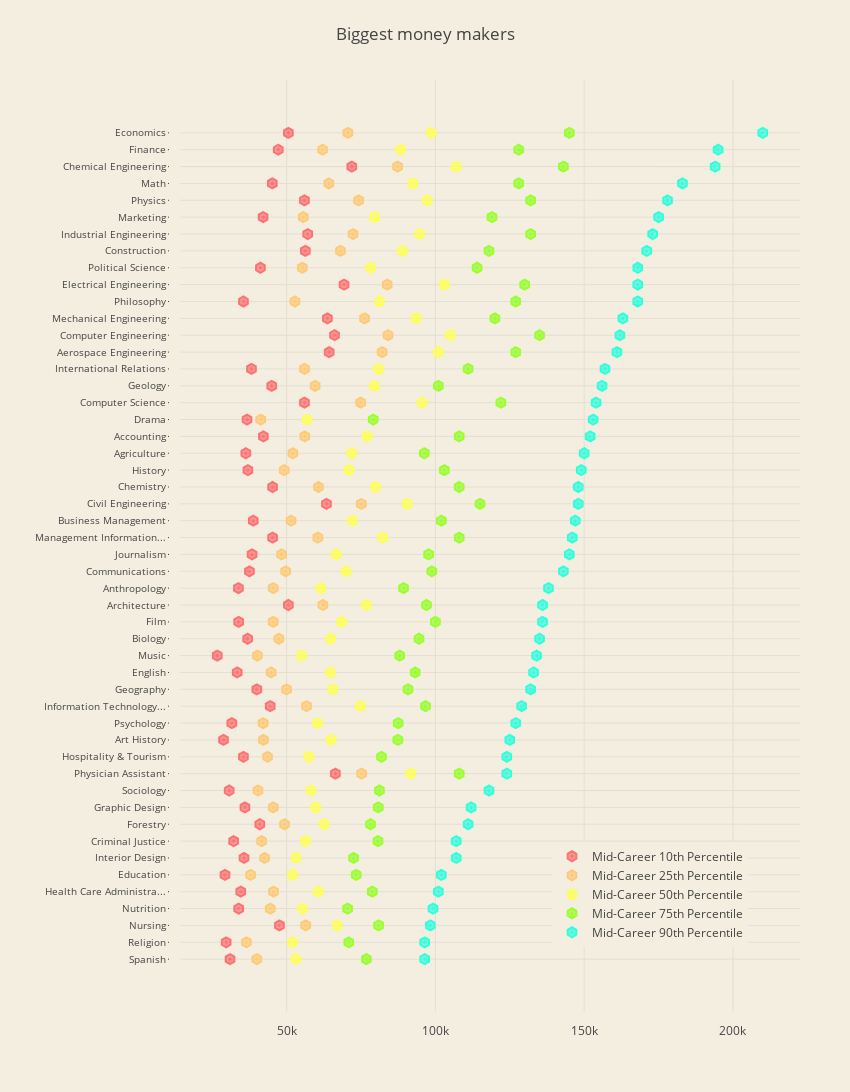

Write notebook code for a chart like this one.
### Markdown cell above
### 3.5. Biggest money makers
<a id="biggest_money_makers"></a>

### Code cell
# Sorted dataset
majors_sort_mid90 = majors.sort_values("mid_p90", ascending=True)

# Method that shortens long texts
def cut_name(x):
    if len(x) <= 25:
        return x
    else:
        return x[0:22] + "..."

# Prepared information
traces = {
    "mid_p10" : {
        "name" : "Mid-Career 10th Percentile",
        "color" : "rgba(255, 114, 114, 0.7)",
        "line_color" : "rgba(255, 114, 114, 1.0)"
    },
    "mid_p25" : {
        "name" : "Mid-Career 25th Percentile",
        "color" : "rgba(255, 202, 120, 0.7)",
        "line_color" : "rgba(255, 202, 120, 1.0)"
    },
    "mid_p50" : {
        "name" : "Mid-Career 50th Percentile",
        "color" : "rgba(253, 255, 88, 0.7)",
        "line_color" : "rgba(253, 255, 88, 1.0)"
    },
    "mid_p75" : {
        "name" : "Mid-Career 75th Percentile",
        "color" : "rgba(153, 255, 45, 0.7)",
        "line_color" : "rgba(153, 255, 45, 1.0)"
    },
    "mid_p90" : {
        "name" : "Mid-Career 90th Percentile",
        "color" : "rgba(49, 255, 220, 0.7)",
        "line_color" : "rgba(49, 255, 220, 1.0)"
    }
}

# List that stores information about data traces
data = []

# Single trace 
for key, value in traces.items():
    
    trace = go.Scatter(
        x = majors_sort_mid90[key].tolist(),
        y = majors_sort_mid90["name"].apply(cut_name).tolist(),
        name = value["name"],
        mode = 'markers',
        marker=dict(
            color = value["color"],
            line=dict(
                color = value["line_color"],
                width=2,
            ),
            symbol="hexagon-dot",
            size=10
        ),
    )
    data.append(trace)

# Chart layout
layout = go.Layout(
    title = 'Biggest money makers',
    width=850,
    height=1200,
    margin=go.Margin(
        l=180,
        r=50,
        b=80,
        t=80,
        pad=10
    ),
    paper_bgcolor='rgb(244, 238, 225)',
    plot_bgcolor='rgb(244, 238, 225)',
    yaxis = dict(
        anchor = 'x',
        rangemode='tozero',
        tickfont=dict(
            size=10
        ),
        ticklen=1
    ),   
    legend=dict(x=0.6, y=0.07)
)

fig = go.Figure(data=data, layout=layout)
py.iplot(fig)

### Figure 1 — Plotly figure (JSON) as saved in the notebook; plotly's stock layout.template omitted (floating-point values rounded to 4 significant figures)
{"data": [{"marker": {"color": "rgba(255, 114, 114, 0.7)", "line": {"color": "rgba(255, 114, 114, 1.0)", "width": 2}, "size": 10, "symbol": "hexagon-dot"}, "mode": "markers", "name": "Mid-Career 10th Percentile", "type": "scatter", "x": [31000, 29700, 47600, 33900, 34600, 29300, 35700, 32200, 41000, 36000, 30700, 66400, 35500, 28800, 31600, 44500, 40000, 33400, 26700, 36900, 33900, 50600, 33800, 37500, 38400, 45300, 38800, 63400, 45300, 37000, 36300, 42200, 36700, 56000, 45000, 38200, 64300, 66100, 63700, 35500, 69300, 41200, 56300, 57100, 42100, 56000, 45200, 71900, 47200, 50600], "y": ["Spanish", "Religion", "Nursing", "Nutrition", "Health Care Administra...", "Education", "Interior Design", "Criminal Justice", "Forestry", "Graphic Design", "Sociology", "Physician Assistant", "Hospitality & Tourism", "Art History", "Psychology", "Information Technology...", "Geography", "English", "Music", "Biology", "Film", "Architecture", "Anthropology", "Communications", "Journalism", "Management Information...", "Business Management", "Civil Engineering", "Chemistry", "History", "Agriculture", "Accounting", "Drama", "Computer Science", "Geology", "International Relations", "Aerospace Engineering", "Computer Engineering", "Mechanical Engineering", "Philosophy", "Electrical Engineering", "Political Science", "Construction", "Industrial Engineering", "Marketing", "Physics", "Math", "Chemical Engineering", "Finance", "Economics"]}, {"marker": {"color": "rgba(255, 202, 120, 0.7)", "line": {"color": "rgba(255, 202, 120, 1.0)", "width": 2}, "size": 10, "symbol": "hexagon-dot"}, "mode": "markers", "name": "Mid-Career 25th Percentile", "type": "scatter", "x": [40000, 36500, 56400, 44500, 45600, 37900, 42600, 41600, 49300, 45500, 40400, 75200, 43600, 42200, 42100, 56700, 50000, 44800, 40200, 47400, 45500, 62200, 45500, 49700, 48300, 60500, 51500, 75100, 60700, 49200, 52100, 56100, 41300, 74900, 59600, 56000, 82100, 84100, 76200, 52800, 83800, 55300, 68100, 72300, 55600, 74200, 64200, 87300, 62100, 70600], "y": ["Spanish", "Religion", "Nursing", "Nutrition", "Health Care Administra...", "Education", "Interior Design", "Criminal Justice", "Forestry", "Graphic Design", "Sociology", "Physician Assistant", "Hospitality & Tourism", "Art History", "Psychology", "Information Technology...", "Geography", "English", "Music", "Biology", "Film", "Architecture", "Anthropology", "Communications", "Journalism", "Management Information...", "Business Management", "Civil Engineering", "Chemistry", "History", "Agriculture", "Accounting", "Drama", "Computer Science", "Geology", "International Relations", "Aerospace Engineering", "Computer Engineering", "Mechanical Engineering", "Philosophy", "Electrical Engineering", "Political Science", "Construction", "Industrial Engineering", "Marketing", "Physics", "Math", "Chemical Engineering", "Finance", "Economics"]}, {"marker": {"color": "rgba(253, 255, 88, 0.7)", "line": {"color": "rgba(253, 255, 88, 1.0)", "width": 2}, "size": 10, "symbol": "hexagon-dot"}, "mode": "markers", "name": "Mid-Career 50th Percentile", "type": "scatter", "x": [53100, 52000, 67000, 55300, 60600, 52000, 53200, 56300, 62600, 59800, 58200, 91700, 57500, 64900, 60400, 74800, 65500, 64700, 55000, 64800, 68500, 76800, 61500, 70000, 66700, 82300, 72100, 90500, 79900, 71000, 71900, 77100, 56900, 95500, 79500, 80900, 101000, 105000, 93600, 81200, 103000, 78200, 88900, 94700, 79600, 97300, 92400, 107000, 88300, 98600], "y": ["Spanish", "Religion", "Nursing", "Nutrition", "Health Care Administra...", "Education", "Interior Design", "Criminal Justice", "Forestry", "Graphic Design", "Sociology", "Physician Assistant", "Hospitality & Tourism", "Art History", "Psychology", "Information Technology...", "Geography", "English", "Music", "Biology", "Film", "Architecture", "Anthropology", "Communications", "Journalism", "Management Information...", "Business Management", "Civil Engineering", "Chemistry", "History", "Agriculture", "Accounting", "Drama", "Computer Science", "Geology", "International Relations", "Aerospace Engineering", "Computer Engineering", "Mechanical Engineering", "Philosophy", "Electrical Engineering", "Political Science", "Construction", "Industrial Engineering", "Marketing", "Physics", "Math", "Chemical Engineering", "Finance", "Economics"]}, {"marker": {"color": "rgba(153, 255, 45, 0.7)", "line": {"color": "rgba(153, 255, 45, 1.0)", "width": 2}, "size": 10, "symbol": "hexagon-dot"}, "mode": "markers", "name": "Mid-Career 75th Percentile", "type": "scatter", "x": [76800, 70900, 80900, 70500, 78800, 73400, 72500, 80700, 78200, 80800, 81200, 108000, 81900, 87400, 87500, 96700, 90800, 93200, 88000, 94500, 100000, 97000, 89300, 98800, 97700, 108000, 102000, 115000, 108000, 103000, 96300, 108000, 79100, 122000, 101000, 111000, 127000, 135000, 120000, 127000, 130000, 114000, 118000, 132000, 119000, 132000, 128000, 143000, 128000, 145000], "y": ["Spanish", "Religion", "Nursing", "Nutrition", "Health Care Administra...", "Education", "Interior Design", "Criminal Justice", "Forestry", "Graphic Design", "Sociology", "Physician Assistant", "Hospitality & Tourism", "Art History", "Psychology", "Information Technology...", "Geography", "English", "Music", "Biology", "Film", "Architecture", "Anthropology", "Communications", "Journalism", "Management Information...", "Business Management", "Civil Engineering", "Chemistry", "History", "Agriculture", "Accounting", "Drama", "Computer Science", "Geology", "International Relations", "Aerospace Engineering", "Computer Engineering", "Mechanical Engineering", "Philosophy", "Electrical Engineering", "Political Science", "Construction", "Industrial Engineering", "Marketing", "Physics", "Math", "Chemical Engineering", "Finance", "Economics"]}, {"marker": {"color": "rgba(49, 255, 220, 0.7)", "line": {"color": "rgba(49, 255, 220, 1.0)", "width": 2}, "size": 10, "symbol": "hexagon-dot"}, "mode": "markers", "name": "Mid-Career 90th Percentile", "type": "scatter", "x": [96400, 96400, 98300, 99200, 101000, 102000, 107000, 107000, 111000, 112000, 118000, 124000, 124000, 125000, 127000, 129000, 132000, 133000, 134000, 135000, 136000, 136000, 138000, 143000, 145000, 146000, 147000, 148000, 148000, 149000, 150000, 152000, 153000, 154000, 156000, 157000, 161000, 162000, 163000, 168000, 168000, 168000, 171000, 173000, 175000, 178000, 183000, 194000, 195000, 210000], "y": ["Spanish", "Religion", "Nursing", "Nutrition", "Health Care Administra...", "Education", "Interior Design", "Criminal Justice", "Forestry", "Graphic Design", "Sociology", "Physician Assistant", "Hospitality & Tourism", "Art History", "Psychology", "Information Technology...", "Geography", "English", "Music", "Biology", "Film", "Architecture", "Anthropology", "Communications", "Journalism", "Management Information...", "Business Management", "Civil Engineering", "Chemistry", "History", "Agriculture", "Accounting", "Drama", "Computer Science", "Geology", "International Relations", "Aerospace Engineering", "Computer Engineering", "Mechanical Engineering", "Philosophy", "Electrical Engineering", "Political Science", "Construction", "Industrial Engineering", "Marketing", "Physics", "Math", "Chemical Engineering", "Finance", "Economics"]}], "layout": {"height": 1200, "legend": {"x": 0.6, "y": 0.07}, "margin": {"b": 80, "l": 180, "pad": 10, "r": 50, "t": 80}, "paper_bgcolor": "rgb(244, 238, 225)", "plot_bgcolor": "rgb(244, 238, 225)", "title": "Biggest money makers", "width": 850, "yaxis": {"anchor": "x", "rangemode": "tozero", "tickfont": {"size": 10}, "ticklen": 1}}}
